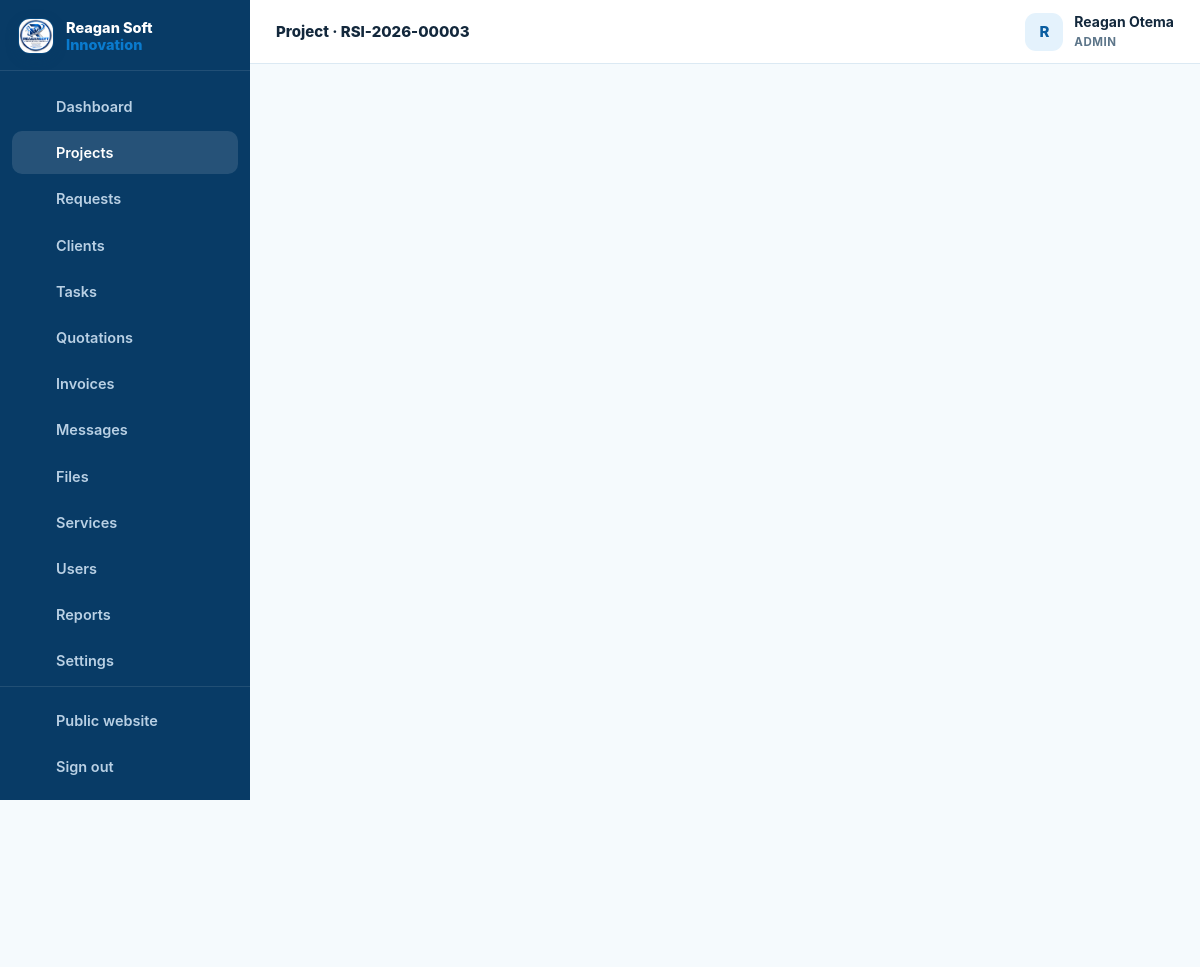
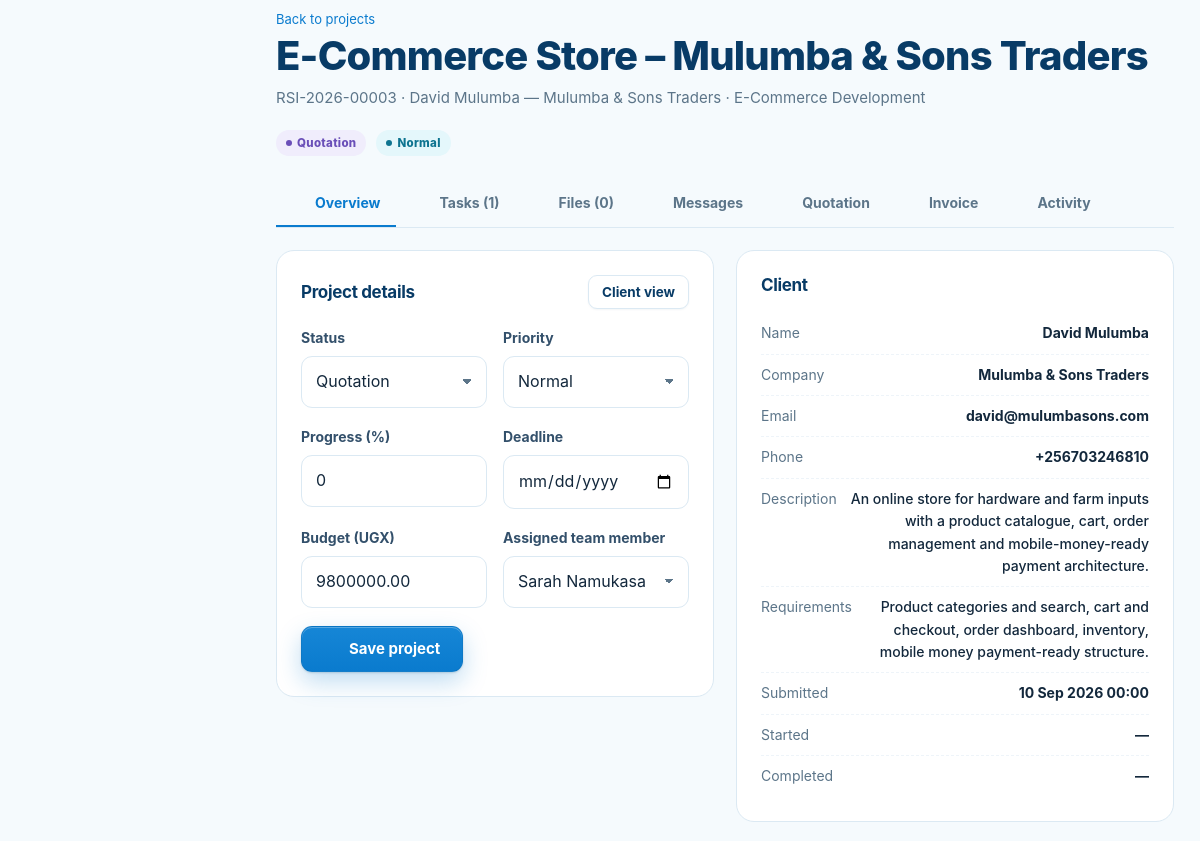
The page /admin/project.php?id=3 (signed in, upper part) on the database as committed earlier (2 pictures, top to bottom).
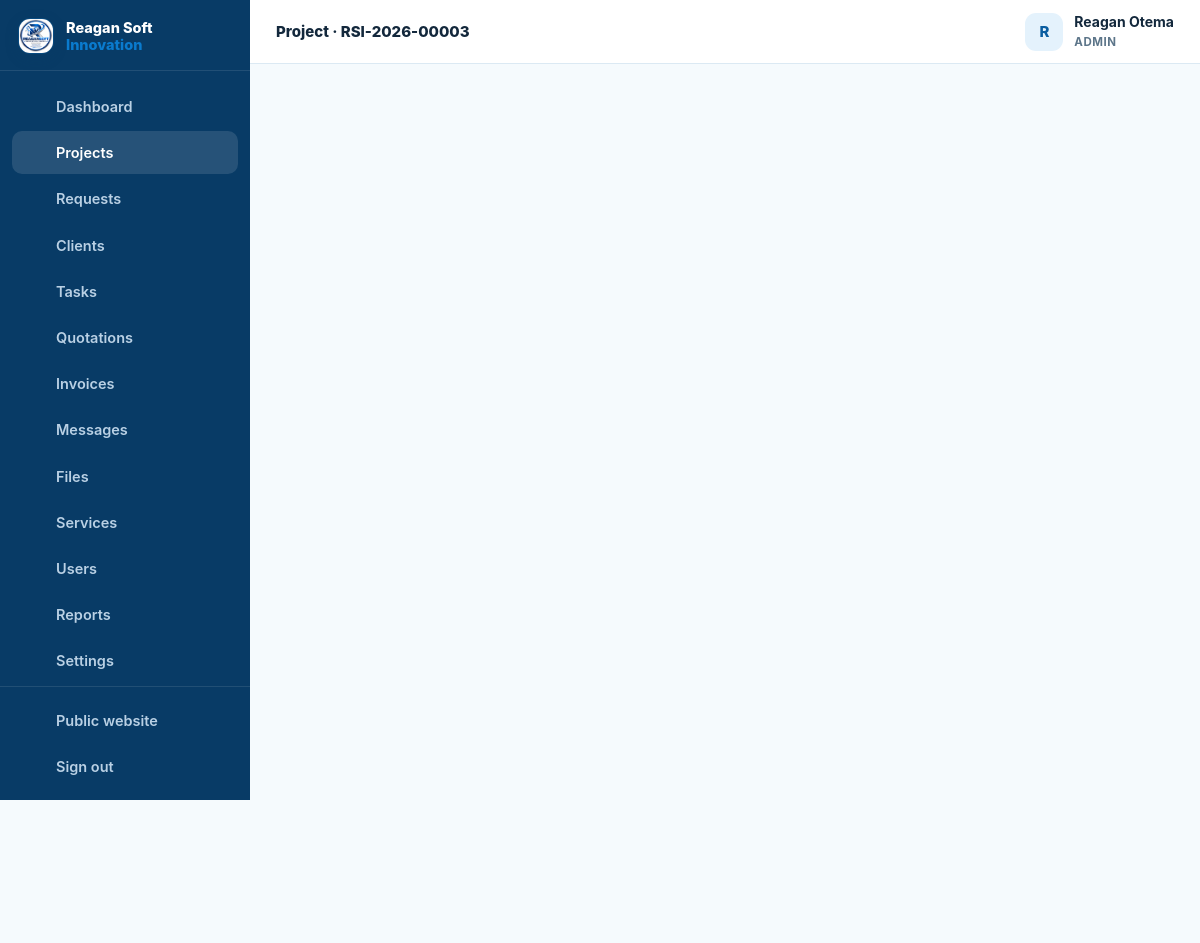
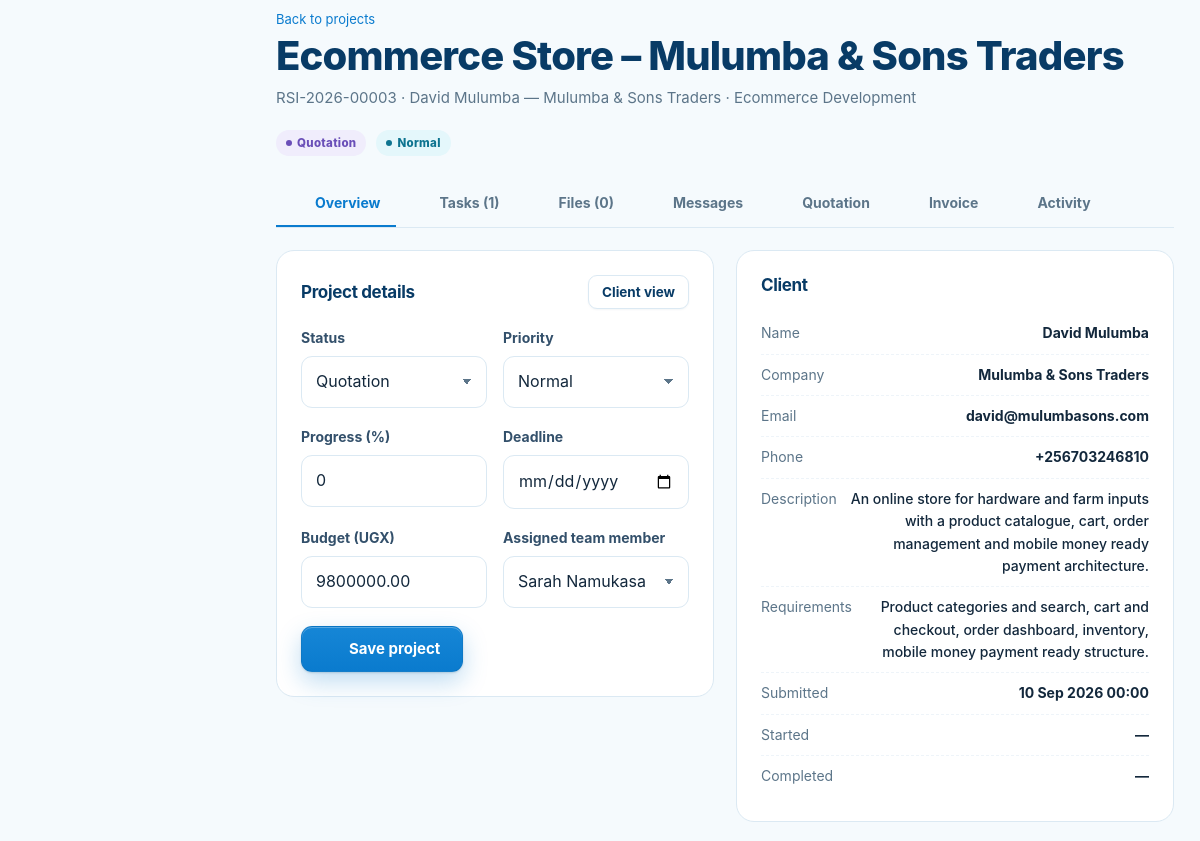
The same page on the database as committed later (2 pictures, top to bottom).
### tables this page shows
CREATE TABLE projects (
  id INT UNSIGNED AUTO_INCREMENT PRIMARY KEY,
  ref_no VARCHAR(30) NOT NULL UNIQUE,                
  client_id INT UNSIGNED NOT NULL,
  service_id INT UNSIGNED NULL,
  assigned_to INT UNSIGNED NULL,                     
  title VARCHAR(190) NOT NULL,
  description TEXT NOT NULL,
  requirements TEXT NULL,
  budget DECIMAL(14,2) NULL,
  priority ENUM('low','normal','high','urgent') NOT NULL DEFAULT 'normal',
  status ENUM('NEW','REVIEWING','QUOTATION','APPROVED','IN_PROGRESS','WAITING_FOR_CLIENT','TESTING','COMPLETED','CANCELLED') NOT NULL DEFAULT 'NEW',
  progress TINYINT UNSIGNED NOT NULL DEFAULT 0,
  deadline DATE NULL,
  started_at DATETIME NULL,
  completed_at DATETIME NULL,
  submitted_at TIMESTAMP DEFAULT CURRENT_TIMESTAMP,
  updated_at TIMESTAMP DEFAULT CURRENT_TIMESTAMP ON UPDATE CURRENT_TIMESTAMP,
  FOREIGN KEY (client_id) REFERENCES users(id) ON DELETE CASCADE,
  FOREIGN KEY (service_id) REFERENCES services(id) ON DELETE SET NULL,
  FOREIGN KEY (assigned_to) REFERENCES users(id) ON DELETE SET NULL,
  INDEX idx_projects_client (client_id),
  INDEX idx_projects_status (status),
  INDEX idx_projects_assigned (assigned_to),
  INDEX idx_projects_service (service_id)
);

CREATE TABLE services (
  id INT UNSIGNED AUTO_INCREMENT PRIMARY KEY,
  name VARCHAR(150) NOT NULL,
  slug VARCHAR(160) NOT NULL UNIQUE,
  description TEXT NOT NULL,
  price_min DECIMAL(14,2) NOT NULL DEFAULT 0,    
  price_max DECIMAL(14,2) NULL,                   
  currency VARCHAR(8) NOT NULL DEFAULT 'UGX',
  pricing_type ENUM('range','starting_from','contact_for_quote') NOT NULL DEFAULT 'starting_from',
  price_note VARCHAR(120) NOT NULL DEFAULT '',    
  features TEXT NULL,                  
  delivery_days INT UNSIGNED NULL,     
  icon VARCHAR(60) NOT NULL DEFAULT 'code-s',    
  status ENUM('active','inactive') NOT NULL DEFAULT 'active',
  sort_order INT UNSIGNED NOT NULL DEFAULT 0,
  created_at TIMESTAMP DEFAULT CURRENT_TIMESTAMP,
  INDEX idx_services_status (status)
);

CREATE TABLE users (
  id INT UNSIGNED AUTO_INCREMENT PRIMARY KEY,
  full_name VARCHAR(150) NOT NULL,
  email VARCHAR(190) NOT NULL UNIQUE,
  phone VARCHAR(40) NULL,
  password_hash VARCHAR(255) NOT NULL,
  role ENUM('admin','staff','client') NOT NULL DEFAULT 'client',
  company VARCHAR(190) NULL,
  address VARCHAR(255) NULL,
  avatar VARCHAR(255) NULL,
  active TINYINT(1) NOT NULL DEFAULT 1,
  failed_logins INT UNSIGNED NOT NULL DEFAULT 0,
  locked_until DATETIME NULL,
  last_login_at DATETIME NULL,
  created_at TIMESTAMP DEFAULT CURRENT_TIMESTAMP,
  updated_at TIMESTAMP DEFAULT CURRENT_TIMESTAMP ON UPDATE CURRENT_TIMESTAMP,
  INDEX idx_users_role (role),
  INDEX idx_users_active (active)
);

### config/config.php (called while the page is built, shortened)
<?php
function db(): PDO {
    static $pdo = null;
    if ($pdo === null) {
        try {
            $pdo = new PDO(
                'mysql:host=' . DB_HOST . ';dbname=' . DB_NAME . ';charset=utf8mb4',
                DB_USER,
                DB_PASS,
                [
                    PDO::ATTR_ERRMODE            => PDO::ERRMODE_EXCEPTION,
                    PDO::ATTR_DEFAULT_FETCH_MODE => PDO::FETCH_ASSOC,
                    PDO::ATTR_EMULATE_PREPARES   => false,
                    PDO::ATTR_STRINGIFY_FETCHES  => false,
                ]
            );
        } catch (PDOException $e) {
            log_error('DB connection failed: ' . $e->getMessage());
            http_response_code(500);
            exit('Unable to connect to the database. Please check the installation.');
        }
    }
    return $pdo;
}
function e(mixed $value): string {
    return htmlspecialchars((string)($value ?? ''), ENT_QUOTES, 'UTF-8');
}
function app_url(string $path = ''): string {
    return APP_URL . ($path === '' ? '' : '/' . ltrim($path, '/'));
}
require_once __DIR__ . '/../inc/functions.php';

### admin/project.php (the view, shortened to what the changed rows need)
<?php
require __DIR__ . '/../config/config.php';
$pdo = db();
$id = (int)($_GET['id'] ?? 0);
$st = $pdo->prepare("SELECT p.*, c.full_name AS client_name, c.company, c.email, c.phone, c.address, s.name AS service, a.full_name AS assigned_name
                     FROM projects p
                     JOIN users c ON c.id = p.client_id
                     LEFT JOIN services s ON s.id = p.service_id
                     LEFT JOIN users a ON a.id = p.assigned_to
                     WHERE p.id = ?");
$st->execute([$id]);
$project = $st->fetch();
$tab = $_GET['tab'] ?? 'overview';
$staff = $pdo->query("SELECT id, full_name FROM users WHERE role IN ('admin','staff') AND active = 1 ORDER BY full_name")->fetchAll();
$tasks = $pdo->prepare('SELECT t.*, u.full_name AS assignee FROM project_tasks t LEFT JOIN users u ON u.id = t.assigned_to WHERE t.project_id = ? ORDER BY t.status, t.due_date IS NULL, t.due_date, t.id');
$tasks->execute([$id]); $tasks = $tasks->fetchAll();
$files = $pdo->prepare('SELECT f.*, u.full_name AS uploader FROM project_files f JOIN users u ON u.id = f.uploader_id WHERE f.project_id = ? ORDER BY f.created_at DESC');
$files->execute([$id]); $files = $files->fetchAll();
$tabQ = urlencode($id);
dashboard_head(['title' => $project['title'], 'active' => 'projects', 'crumb' => 'Project · ' . $project['ref_no']]);
?>
<div class="dash-head">
  <div>
    <a class="small" href="<?= app_url('admin/projects.php') ?>"><?= icon('arrow-l') ?> Back to projects</a>
    <h2><?= e($project['title']) ?></h2>
    <p class="sub"><?= e($project['ref_no']) ?> · <?= e($project['client_name']) ?><?= $project['company'] ? ' — ' . e($project['company']) : '' ?> · <?= e($project['service'] ?? 'General') ?></p>
  </div>
  <div class="actions"><?= status_badge($project['status']) ?> <?= priority_badge($project['priority']) ?></div>
</div>
<div class="tabs" role="tablist">
  <a class="tab <?= $tab === 'overview' ? 'active' : '' ?>" href="project.php?id=<?= $tabQ ?>"><?= icon('dashboard') ?> Overview</a>
  <a class="tab <?= $tab === 'tasks' ? 'active' : '' ?>" href="project.php?id=<?= $tabQ ?>&tab=tasks"><?= icon('list') ?> Tasks (<?= count($tasks) ?>)</a>
  <a class="tab <?= $tab === 'files' ? 'active' : '' ?>" href="project.php?id=<?= $tabQ ?>&tab=files"><?= icon('file') ?> Files (<?= count($files) ?>)</a>
  <a class="tab <?= $tab === 'messages' ? 'active' : '' ?>" href="project.php?id=<?= $tabQ ?>&tab=messages"><?= icon('chat') ?> Messages</a>
  <a class="tab <?= $tab === 'quotation' ? 'active' : '' ?>" href="project.php?id=<?= $tabQ ?>&tab=quotation"><?= icon('doc') ?> Quotation</a>
  <a class="tab <?= $tab === 'invoice' ? 'active' : '' ?>" href="project.php?id=<?= $tabQ ?>&tab=invoice"><?= icon('money') ?> Invoice</a>
  <a class="tab <?= $tab === 'activity' ? 'active' : '' ?>" href="project.php?id=<?= $tabQ ?>&tab=activity"><?= icon('clock') ?> Activity</a>
</div>
<?php if ($tab === 'overview'): ?>
  <div class="grid-2">
    <section class="panel">
      <div class="panel-head"><h3>Project details</h3><a class="btn btn-ghost btn-sm" href="<?= app_url('client/project.php?id=' . $id) ?>" target="_blank" rel="noopener">Client view</a></div>
      <form method="post">
        <div class="form-row">
          <div class="field"><label for="status">Status</label>
            <select class="select" id="status" name="status">
              <?php foreach (project_statuses() as $s): ?><option value="<?= e($s) ?>" <?= $project['status'] === $s ? 'selected' : '' ?>><?= e(ucwords(strtolower($s))) ?></option><?php endforeach; ?>
            </select>
          </div>
          <div class="field"><label for="priority">Priority</label>
            <select class="select" id="priority" name="priority">
              <?php foreach (project_priority_labels() as $k => $v): ?><option value="<?= e($k) ?>" <?= $project['priority'] === $k ? 'selected' : '' ?>><?= e($v) ?></option><?php endforeach; ?>
            </select>
          </div>
        </div>
        <div class="form-row">
          <div class="field"><label for="progress">Progress (%)</label><input class="input" id="progress" type="number" name="progress" min="0" max="100" value="<?= (int)$project['progress'] ?>"></div>
          <div class="field"><label for="deadline">Deadline</label><input class="input" id="deadline" type="date" name="deadline" value="<?= e($project['deadline'] ?? '') ?>"></div>
        </div>
        <div class="form-row">
          <div class="field"><label for="budget">Budget (<?= e(settings('currency')) ?>)</label><input class="input" id="budget" type="number" min="0" step="10000" name="budget" value="<?= e($project['budget'] !== null ? (string)$project['budget'] : '') ?>"></div>
          <div class="field"><label for="assigned_to">Assigned team member</label>
            <select class="select" id="assigned_to" name="assigned_to">
              <?php foreach ($staff as $s): ?><option value="<?= (int)$s['id'] ?>" <?= (int)$project['assigned_to'] === (int)$s['id'] ? 'selected' : '' ?>><?= e($s['full_name']) ?></option><?php endforeach; ?>
            </select>
          </div>
        </div>
        <button class="btn btn-primary" type="submit"><?= icon('check') ?> Save project</button>
      </form>
    </section>
    <section class="panel">
      <div class="panel-head"><h3>Client</h3></div>
      <div class="kv"><span>Name</span><span><?= e($project['client_name']) ?></span></div>
      <div class="kv"><span>Company</span><span><?= e($project['company'] ?? '—') ?></span></div>
      <div class="kv"><span>Email</span><span><?= e($project['email']) ?></span></div>
      <div class="kv"><span>Phone</span><span><?= e($project['phone']) ?></span></div>
      <div class="kv"><span>Description</span><span style="font-weight:500"><?= e(truncate($project['description'], 140)) ?></span></div>
      <?php if ($project['requirements']): ?><div class="kv"><span>Requirements</span><span style="font-weight:500"><?= e(truncate($project['requirements'], 140)) ?></span></div><?php endif; ?>
      <div class="kv"><span>Submitted</span><span><?= fmt_date($project['submitted_at'], 'd M Y H:i') ?></span></div>
      <div class="kv"><span>Started</span><span><?= fmt_date($project['started_at'], 'd M Y H:i') ?></span></div>
      <div class="kv"><span>Completed</span><span><?= fmt_date($project['completed_at'], 'd M Y H:i') ?></span></div>
    </section>
  </div>
<?php endif; ?>

### inc/functions.php (shortened to what the changed rows need)
<?php
function settings(?string $key = null, ?string $default = ''): string {
    static $cache = null;
    if ($cache === null) {
        $cache = ['company_name' => APP_NAME, 'company_phone' => '+256730314979', 'currency' => 'UGX'];
        try {
            $rows = db()->query('SELECT setting_key, setting_value FROM settings')->fetchAll();
            foreach ($rows as $r) {
                $cache[$r['setting_key']] = (string)$r['setting_value'];
            }
        } catch (Throwable $e) {
            log_error('settings() fallback: ' . $e->getMessage());
        }
    }
    return $cache[$key] ?? $default;
}
function fmt_date(?string $date, string $format = 'd M Y'): string {
    if (!$date) {
        return '—';
    }
    $ts = strtotime($date);
    return $ts ? date($format, $ts) : '—';
}
function truncate(string $text, int $length = 90): string {
    return mb_strimwidth($text, 0, $length, '…');
}
function project_statuses(): array {
    return ['NEW', 'REVIEWING', 'QUOTATION', 'APPROVED', 'IN_PROGRESS', 'WAITING_FOR_CLIENT', 'TESTING', 'COMPLETED', 'CANCELLED'];
}
function project_priority_labels(): array {
    return ['low' => 'Low', 'normal' => 'Normal', 'high' => 'High', 'urgent' => 'Urgent'];
}
function status_badge(string $status): string {
    $class = [
        'NEW' => 'blue', 'REVIEWING' => 'sky', 'QUOTATION' => 'violet',
        'APPROVED' => 'cyan', 'IN_PROGRESS' => 'blue', 'WAITING_FOR_CLIENT' => 'amber',
        'TESTING' => 'violet', 'COMPLETED' => 'green', 'CANCELLED' => 'red',
        'TODO' => 'gray', 'REVIEW' => 'violet',
        'draft' => 'gray', 'sent' => 'blue', 'accepted' => 'green', 'rejected' => 'red', 'expired' => 'amber', 'cancelled' => 'red',
        'paid' => 'green', 'partially_paid' => 'amber', 'overdue' => 'red',
        'active' => 'green', 'inactive' => 'red',
        'read' => 'gray', 'unread' => 'blue',
    ];
    $label = ucwords(str_replace('_', ' ', strtolower((string)$status)));
    return '<span class="badge ' . ($class[$status] ?? 'gray') . '">' . e($label) . '</span>';
}
function priority_badge(string $priority): string {
    $map = ['low' => 'gray', 'normal' => 'sky', 'medium' => 'sky', 'high' => 'amber', 'urgent' => 'red'];
    return '<span class="badge ' . ($map[$priority] ?? 'gray') . '">' . e(ucfirst($priority)) . '</span>';
}
function icon(string $name, string $class = ''): string {
    $path = $paths[$name] ?? $paths['code-s'];
    $cls = $class !== '' ? ' class="' . e($class) . '"' : '';
    return '<svg' . $cls . ' viewBox="0 0 24 24" fill="none" stroke="currentColor" stroke-width="1.8" stroke-linecap="round" stroke-linejoin="round" aria-hidden="true">' . $path . '</svg>';
}
require_once __DIR__ . '/layout.php';

Rows that differ between the two databases and show on the page:
changed projects "Quotation": title "E-Commerce Store – Mulumba & Sons Traders" → "Ecommerce Store – Mulumba & Sons Traders"; service.name "E-Commerce Development" → "Ecommerce Development"; description "An online store for hardware and farm inputs with a product catalogue, cart, order management and mobile-money-ready payment architecture." → "An online store for hardware and farm inputs with a product catalogue, cart, order management and mobile money ready payment architecture."; requirements "Product categories and search, cart and checkout, order dashboard, inventory, mobile money payment-ready structure." → "Product categories and search, cart and checkout, order dashboard, inventory, mobile money payment ready structure."
